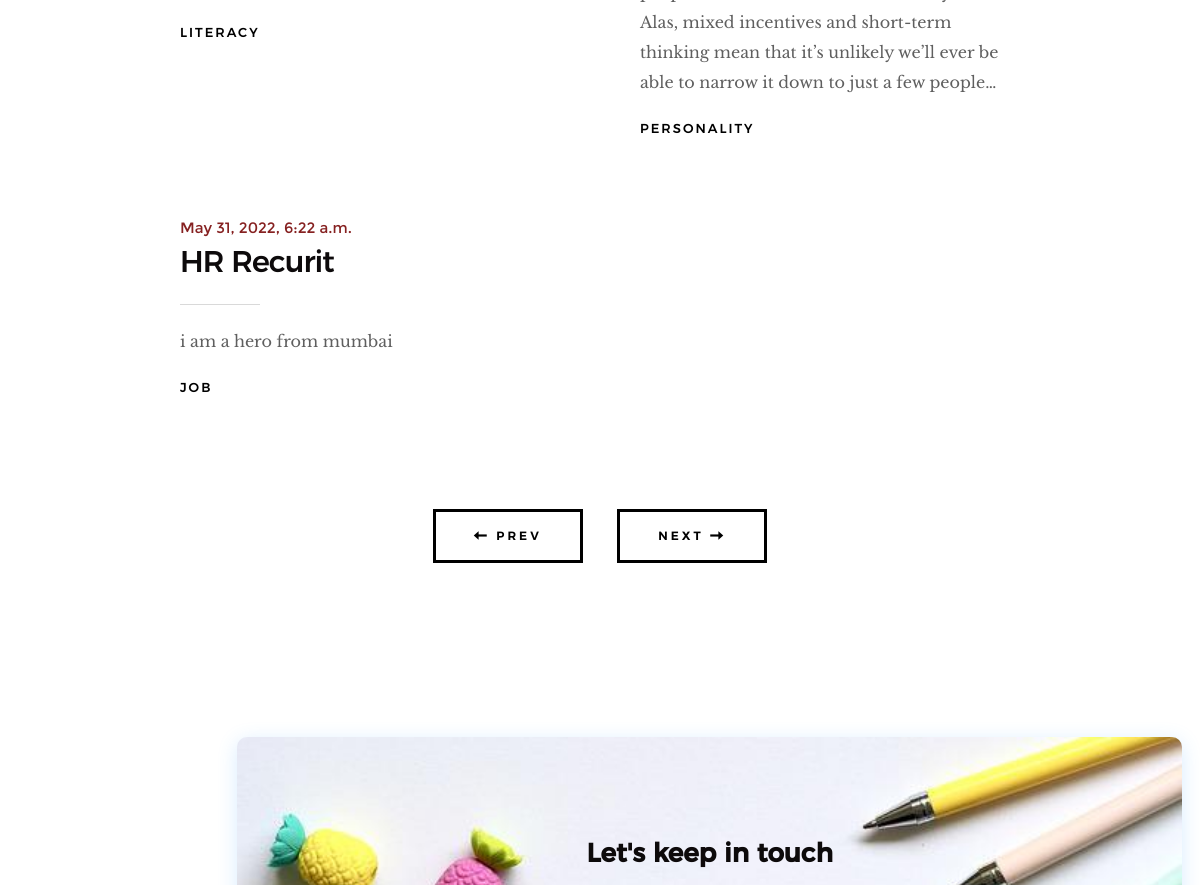
The page /blog/ (middle part) on the database as committed earlier.
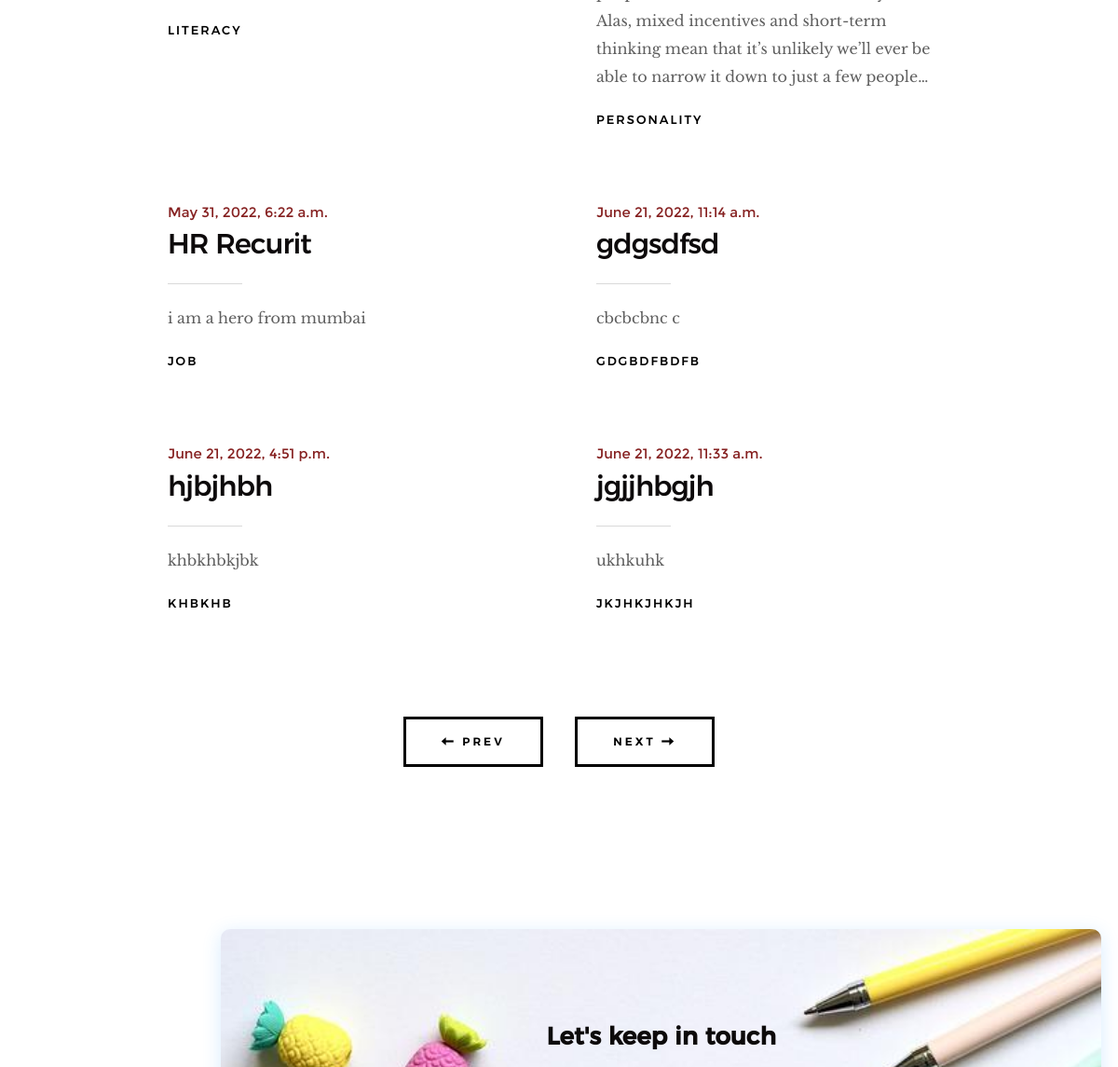
The same page on the database as committed later.
### blogs/models.py (models this page shows)
class room(models.Model):
	date=models.DateTimeField()
	title=models.CharField(max_length=200)
	content=models.CharField(max_length=5000)
	types=models.CharField(max_length=100)

### blogs/views.py (the view)
# urls.py: 2. Add a URL to urlpatterns:  path('blog/', include('blog.urls'))
def blog(request):
	d=room.objects.all()
	form=mailform()
	if request.method=="POST":
		form=mailform(request.POST)
		if form.is_valid():
			form.save()
		else:
			print(form.errors.as_data())
	return render(request,'blog.html',{'dest':d,'form':form})

### template/blog.html (shortened to what this page needs)
{% load static %}
<!DOCTYPE html>
<html class="no-js" lang="en">
<head>
    <link rel="stylesheet" href="{% static 'css/base.css' %}">
    <link rel="stylesheet" href="{% static 'css/vendor.css' %}">
    <link rel="stylesheet" href="{% static 'css/main.css' %}">
    <link rel="stylesheet" href="{% static 'css/email.css' %}">
</head>
<body id="top">
    <section class="blog-content-wrap">
        <div class="row blog-content">
            <div class="col-full">
                <div class="blog-list block-1-2 block-tab-full">
                   {% for de in dest %}
                    <article class="col-block">
                        <div class="blog-date">
                            <a href="/blog/">{{de.date}}</a>
                        </div>
                        <h2 class="h01"><a href="/blog/">{{de.title}}</a></h2>
                        <p>{{de.content}}
                        </p>
                        <div class="blog-cat">
                            <a href="/blog/">{{de.types}}</a>
                        </div>
                    </article>
                    {% endfor %}
                </div>
            </div>
        </div>
        <div class="row blog-entries-nav">
            <div class="col-full">
                <a href="#0" class="btn btn--stroke">
                    <i class="im im-arrow-left"></i>
                    Prev
                </a>
                <a href="#0" class="btn btn--stroke">
                    Next
                    <i class="im im-arrow-right"></i>
                </a>
            </div>
        </div>
    </section>
    <section class="blog-content-wrap" style="padding-left: 12em;">
        <div class="row about-content" style="padding:0px 0px 0px 0px">
            <div class="col-six tab-full left" >
            <div class="subscribe" style="background-image:url({% static 'images/subs.jpg' %});background-repeat: no-repeat; background-size: cover;">
    <h2 class="subscribe__title">Let's keep in touch</h2>
</div>
</div>
</div>
</section>
</body>
</html>

Rows that differ between the two databases and show on the page:
added room: date "June 21, 2022, 11:14 a.m.", title "gdgsdfsd", content "cbcbcbnc c", types "GDGBDFBDFB"
added room: date "June 21, 2022, 4:51 p.m.", title "hjbjhbh", content "khbkhbkjbk", types "KHBKHB"
added room: date "June 21, 2022, 11:33 a.m.", title "jgjjhbgjh", content "ukhkuhk", types "JKJHKJHKJH"
